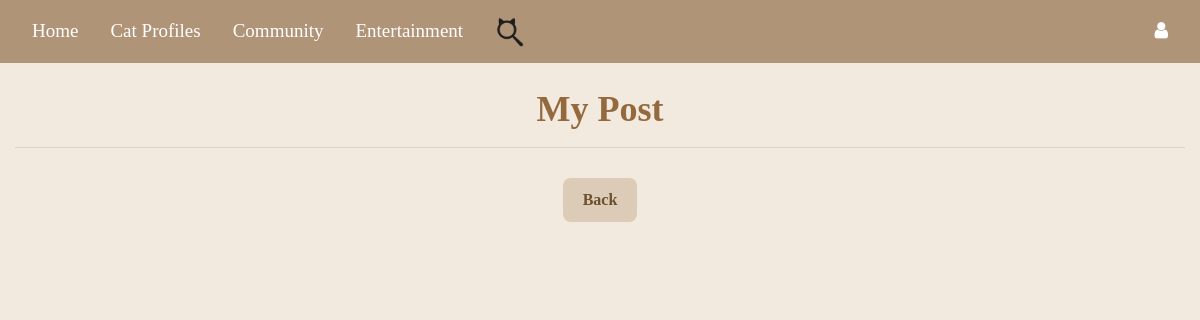
/my-posts (signed in), run on an earlier commit of the app's database.
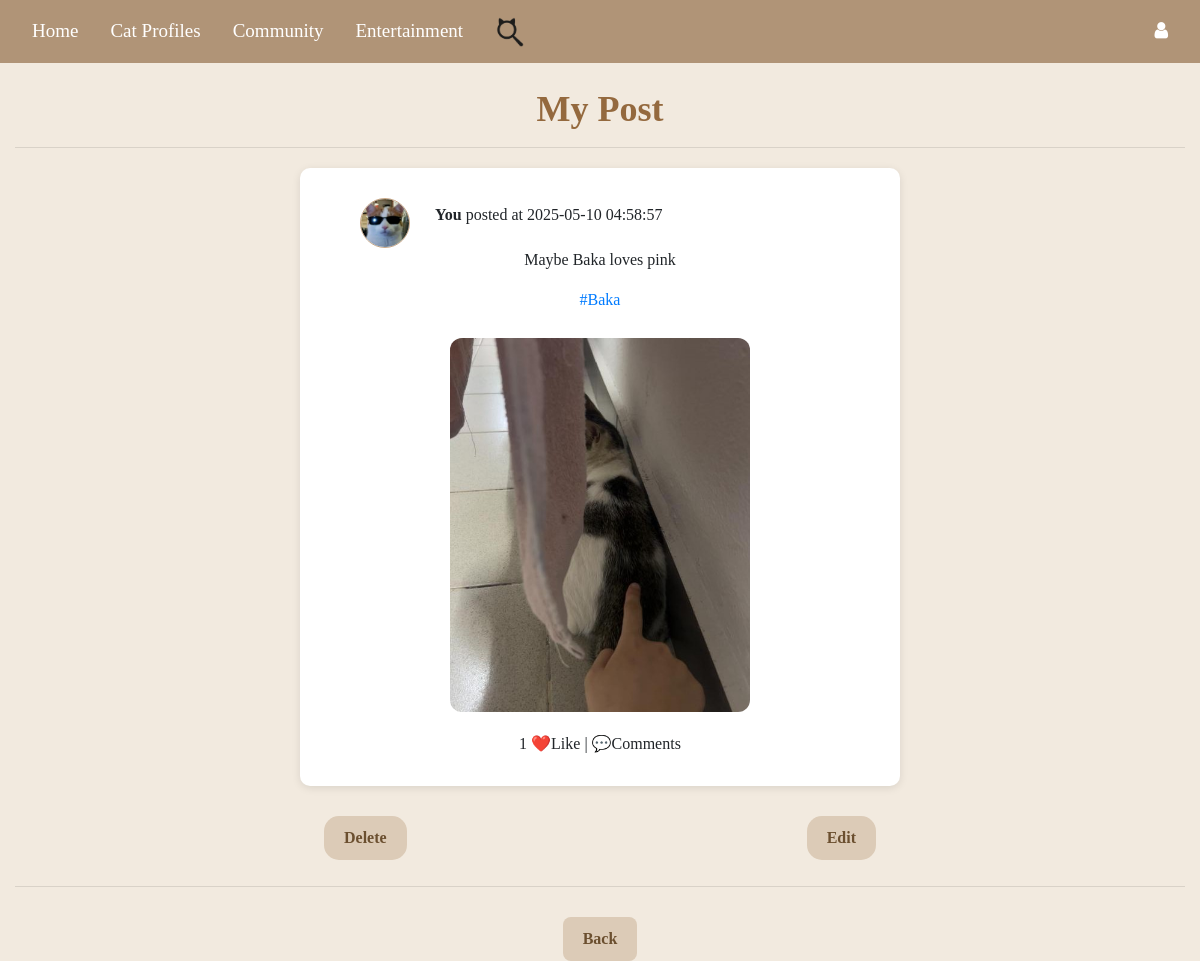
And on a later commit of the database.
### tables this page shows
CREATE TABLE "post" (
	"post_id"	INTEGER,
	"user_id"	INTEGER,
	"content"	TEXT,
	"media_type"	TEXT,
	"media_url"	TEXT,
	"created_at"	TIMESTAMP DEFAULT CURRENT_TIMESTAMP,
	"updated_at"	TIMESTAMP DEFAULT CURRENT_TIMESTAMP,
	"cat_hashtag"	TEXT,
	PRIMARY KEY("post_id"),
	FOREIGN KEY("user_id") REFERENCES "user"("id") ON DELETE CASCADE
);

### Website/community.py (the view)
@community_bp.route('/my-posts')
def my_posts():
    if not current_user.is_authenticated:
        flash("You must be logged in to view result!", category="error")
        return redirect(url_for('auth.login'))
    conn = get_db_connection()
    posts = conn.execute('''
        SELECT post.*, user.name, user.profile_picture,
               COUNT(likes.id) AS like_count
        FROM post
        JOIN user ON post.user_id = user.id
        LEFT JOIN likes ON post.post_id = likes.post_id
        WHERE post.user_id = ?
        GROUP BY post.post_id
        ORDER BY post.created_at DESC
    ''', (current_user.id,)).fetchall()
    conn.close()
    return render_template("my_posts.html", user=current_user, posts=posts, cat_names=get_cat_names())

### Website/community.py (called while the page is built)
def get_db_connection():
    db_path = os.path.join(os.path.dirname(__file__), '..', 'instance', 'datebase.db')
    db_path = os.path.abspath(db_path)
    conn = sqlite3.connect(db_path)
    conn.row_factory = sqlite3.Row
    return conn

def get_cat_names():
    db_path = os.path.join(os.path.dirname(__file__), '..', 'instance', 'cat_profiles.db')
    if not os.path.exists(db_path):
        return []
    conn = sqlite3.connect(db_path)
    conn.row_factory = sqlite3.Row
    cursor = conn.cursor()
    cursor.execute('SELECT name FROM profiles')
    cat_names = [row['name'] for row in cursor.fetchall()]
    conn.close()
    return cat_names

### Website/templates/my_posts.html (shortened to what this page needs)
{% extends "base.html" %}
{% block content %}
<h1>My Post</h1>
<hr>
{% for post in posts %}
  <div class="post">
    <div class="post-info">
      <img class="profile-picture" src="{{ url_for('static', filename='Userprofile/' + (post['profile_picture'] if post['profile_picture'] else 'default_profilepic.png')) }}" alt="Avatar">
      <p><strong>You</strong> posted at {{ post['created_at'] }}</p>
    </div>
    <div class="media">
      <p>{{ post['content'] }}</p>
      {% if post['cat_hashtag'] %}
        <p><a href="{{ url_for('community.hashtag_posts', hashtag=post['cat_hashtag']) }}">#{{ post['cat_hashtag'] }}</a></p>
      {% endif %}
      {% if post['media_url'] %}
          {% set ext = post['media_url'].rsplit('.', 1)[1].lower() %}
          {% if ext in ['jpg', 'jpeg', 'png', 'gif'] %}
              <img src="{{ url_for('static', filename=post['media_url']) }}" width="300" alt="Image">
          {% elif ext in ['mp4', 'mov', 'avi'] %}
              <video width="300" controls>
                  <source src="{{ url_for('static', filename=post['media_url']) }}" type="video/{{ ext }}">
              </video>
          {% endif %}
      {% endif %}
    </div>
    <div class="post-actions">
      <span class="like-count">
          {{ post['like_count'] }} ❤️Like
          |
          💬Comments
      </span>
    </div>
  </div>
  <div class="button-container">
    <form action="{{ url_for('community.delete_post', post_id=post.post_id) }}" method="post" style="display:inline;">
      <button type="submit">Delete</button>
    </form>
    <button onclick='openEditModal({{ post.post_id }}, {{ post.content | tojson }}, {{ post.cat_hashtag | tojson }})'>Edit</button>
  </div>
<hr>
</div>
{% endfor %}
</div>
<div style="text-align: center; margin-top: 30px;">
    <button onclick="window.location.href='{{ url_for('community.community_feature') }}'"
        style="background-color: #dccbb7; color: #6b4f2f; font-weight: bold; border: none; border-radius: 8px; padding: 10px 20px; font-size: 16px; cursor: pointer;">
        Back
    </button>
</div>
{% endblock %}

What changed in the data, as far as the page shows it:
added post: created_at "2025-05-10 04:58:57", content "Maybe Baka loves pink", cat_hashtag "Baka", media_url (picture), like_count "1"
